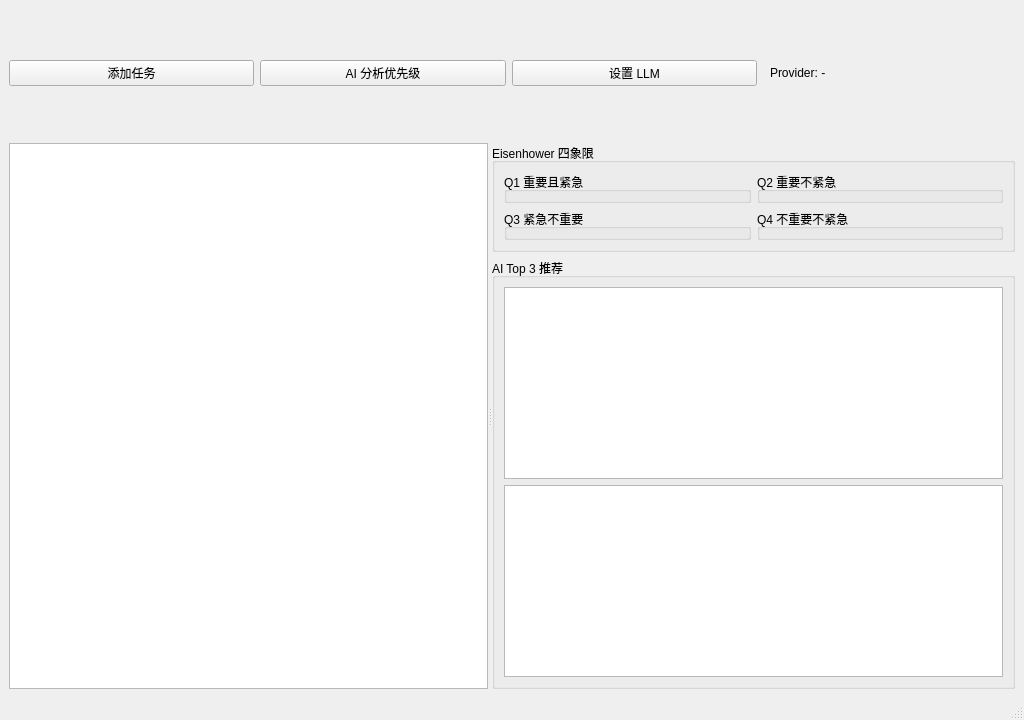
<?xml version="1.0" encoding="UTF-8"?>
<ui version="4.0">
 <class>MainWindow</class>
 <widget class="QMainWindow" name="MainWindow">
  <property name="geometry">
   <rect>
    <x>0</x>
    <y>0</y>
    <width>1024</width>
    <height>720</height>
   </rect>
  </property>
  <property name="windowTitle">
   <string>ToDoList</string>
  </property>
  <widget class="QWidget" name="centralwidget">
   <layout class="QVBoxLayout" name="verticalLayout">
    <item>
     <layout class="QHBoxLayout" name="toolbarLayout">
      <item>
       <widget class="QPushButton" name="btnAddTask">
        <property name="text">
         <string>添加任务</string>
        </property>
        <property name="toolTip">
         <string>快速添加待办任务</string>
        </property>
       </widget>
      </item>
      <item>
       <widget class="QPushButton" name="btnAiAnalyze">
        <property name="text">
         <string>AI 分析优先级</string>
        </property>
        <property name="toolTip">
         <string>使用 LLM 生成 Top 3 推荐</string>
        </property>
       </widget>
      </item>
      <item>
       <widget class="QPushButton" name="btnLlmSettings">
        <property name="text">
         <string>设置 LLM</string>
        </property>
       </widget>
      </item>
      <item>
       <spacer name="horizontalSpacer">
        <property name="orientation">
         <enum>Qt::Horizontal</enum>
        </property>
       </spacer>
      </item>
      <item>
       <widget class="QLabel" name="labelProviderStatus">
        <property name="text">
         <string>Provider: -</string>
        </property>
       </widget>
      </item>
     </layout>
    </item>
    <item>
     <widget class="QSplitter" name="splitterMain">
      <property name="orientation">
       <enum>Qt::Horizontal</enum>
      </property>
      <widget class="QTableView" name="tableTasks"/>
      <widget class="QWidget" name="rightPanel" native="true">
       <layout class="QVBoxLayout" name="rightLayout">
        <item>
         <widget class="QGroupBox" name="groupQuadrants">
          <property name="title">
           <string>Eisenhower 四象限</string>
          </property>
          <layout class="QGridLayout" name="gridQuadrants">
           <item row="0" column="0">
            <widget class="QGroupBox" name="quadrantQ1">
             <property name="title">
              <string>Q1 重要且紧急</string>
             </property>
            </widget>
           </item>
           <item row="0" column="1">
            <widget class="QGroupBox" name="quadrantQ2">
             <property name="title">
              <string>Q2 重要不紧急</string>
             </property>
            </widget>
           </item>
           <item row="1" column="0">
            <widget class="QGroupBox" name="quadrantQ3">
             <property name="title">
              <string>Q3 紧急不重要</string>
             </property>
            </widget>
           </item>
           <item row="1" column="1">
            <widget class="QGroupBox" name="quadrantQ4">
             <property name="title">
              <string>Q4 不重要不紧急</string>
             </property>
            </widget>
           </item>
          </layout>
         </widget>
        </item>
        <item>
         <widget class="QGroupBox" name="groupAi">
          <property name="title">
           <string>AI Top 3 推荐</string>
          </property>
          <layout class="QVBoxLayout" name="aiLayout">
           <item>
            <widget class="QListWidget" name="listTop3"/>
           </item>
           <item>
            <widget class="QTextBrowser" name="textAiReason">
             <property name="minimumHeight">
              <number>120</number>
             </property>
            </widget>
           </item>
          </layout>
         </widget>
        </item>
       </layout>
      </widget>
     </widget>
    </item>
   </layout>
  </widget>
  <widget class="QMenuBar" name="menubar">
   <property name="geometry">
    <rect>
     <x>0</x>
     <y>0</y>
     <width>1024</width>
     <height>22</height>
    </rect>
   </property>
  </widget>
  <widget class="QStatusBar" name="statusbar"/>
 </widget>
 <resources/>
 <connections/>
</ui>
